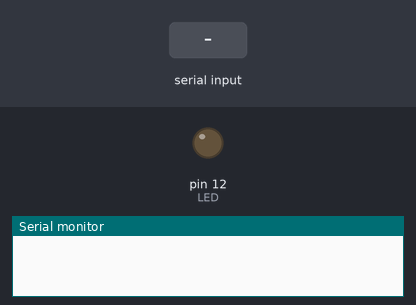
Bench run of a sketch on a simulated Arduino Uno, built with avr-gcc and run on an emulated ATmega328P. Parts: output pins drawn as LEDs (lit = HIGH), the last lines printed to the serial monitor. The test bench sets the inputs (shaded band).

Above: at 1.2 s.
1.3 s: "EMERGENCY\n" received over Serial
At 2.6 s:
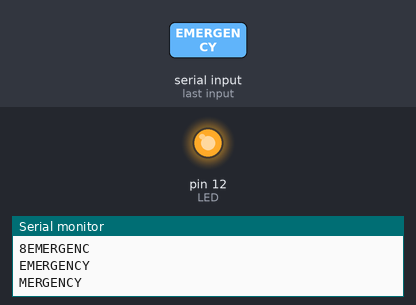
3.5 s: "1\n" received over Serial
5.5 s: "0\n" received over Serial
Timing chart, 0 to 8.5 s (numbered marks = the images above; inputs shaded):
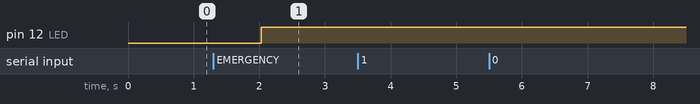

The sketch:

EmergencyPatchArduino.ino
```cpp
// Turns on an external emergency beacon light for a duration of time in response to receiving an emergency patch email
#define LED 12   // LED connected to digital pin 12

unsigned long onTime = 900000; // duration for light to stay on after receiving an email; currently 15 minutes
int checkPeriod = 1000; // time between subsequent checks for new email
byte inByte = 0; // buffer for reading bytes from the serial port
String recentBytes = String("012345678");
unsigned long startTime = 0; // the time the beacon was last turned on

void setup()
{
  pinMode(LED, OUTPUT);
  digitalWrite(LED, LOW);
  Serial.begin(9600);
}

void loop()
{
  while (Serial.available() > 0) {
    inByte = Serial.read();
    recentBytes = recentBytes.substring(1);
    recentBytes.concat(char(inByte));
    String output = recentBytes + "\n";
    Serial.write(output.c_str());
    if (recentBytes == "EMERGENCY") {
      digitalWrite(LED, HIGH);
      startTime = millis();
    }
  }

  if (startTime + onTime < millis()) {
    digitalWrite(LED, LOW);
  }

  delay(checkPeriod);
}
```

Measured:
- after the input at 1.3 s, pin 12 (LED): LOW → HIGH after 0.73 s
